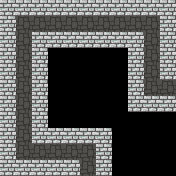

Rendered tile map (Tiled .tmx) drawn with the repository's tilesets; below, a short description and the full map source, tile grids included:
An orthogonal 11x11 tile map with 16x16 px tiles, 3 tile layers (Path, Wall, Interact).

<map version="1.0" tiledversion="2017.06.27" orientation="orthogonal" renderorder="right-down" width="11" height="11" tilewidth="16" tileheight="16" nextobjectid="1">
 <tileset firstgid="1" name="tiles0" tilewidth="16" tileheight="16" tilecount="64" columns="16">
  <image source="Tilesets/tiles0.png" width="256" height="64" />
 </tileset>
 <layer name="Path" width="11" height="11">
  <data encoding="csv">
0,0,0,0,0,0,0,0,0,0,0,
0,2,2,2,2,2,2,2,2,2,0,
0,2,0,0,0,0,0,0,0,2,0,
0,2,0,0,0,0,0,0,0,2,0,
0,2,0,0,0,0,0,0,0,2,0,
0,2,0,0,0,0,0,0,0,2,2,
0,2,0,0,0,0,0,0,0,0,0,
0,2,0,0,0,0,0,0,0,0,0,
0,2,0,0,0,0,0,0,0,0,0,
0,2,2,2,2,2,0,0,0,0,0,
0,0,0,0,0,2,0,0,0,0,0
</data>
 </layer>
 <layer name="Wall" width="11" height="11">
  <data encoding="csv">
5,5,5,5,5,5,5,5,5,5,5,
5,0,0,0,0,0,0,0,0,0,5,
5,0,5,5,5,5,5,5,5,0,5,
5,0,5,1,1,1,1,1,5,0,5,
5,0,5,1,1,1,1,1,5,0,5,
5,0,5,1,1,1,1,1,5,0,0,
5,0,5,1,1,1,1,1,5,5,5,
5,0,5,1,1,1,1,1,1,1,1,
5,0,5,5,5,5,5,1,1,1,1,
5,0,0,0,0,0,5,1,1,1,1,
5,5,5,5,5,0,5,1,1,1,1
</data>
 </layer>
 <layer name="Interact" width="11" height="11">
  <data encoding="csv">
0,0,0,0,0,0,0,0,0,0,0,
0,0,0,0,0,0,0,0,0,0,0,
0,0,0,0,0,0,0,0,0,0,0,
0,0,0,0,0,0,0,0,0,0,0,
0,0,0,0,0,0,0,0,0,0,0,
0,0,0,0,0,0,0,0,0,0,0,
0,0,0,0,0,0,0,0,0,0,0,
0,0,0,0,0,0,0,0,0,0,0,
0,0,0,0,0,0,0,0,0,0,0,
0,0,0,0,0,0,0,0,0,0,0,
0,0,0,0,0,0,0,0,0,0,0
</data>
 </layer>
</map>
